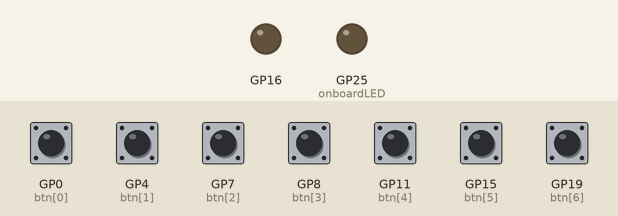
This program was run on a simulated Raspberry Pi Pico running MicroPython. Shown: output pins drawn as LEDs (lit = HIGH). Inputs (shaded band) come from the test bench; at power-on: GP0 (btn[0]), GP4 (btn[1]), GP7 (btn[2]), GP8 (btn[3]), GP11 (btn[4]), GP15 (btn[5]), GP19 (btn[6]) HIGH.

Above: at 7.9 s.
8.0 s: GP19 (btn[6]) pulled LOW for 0.15 s
At 8.8 s:
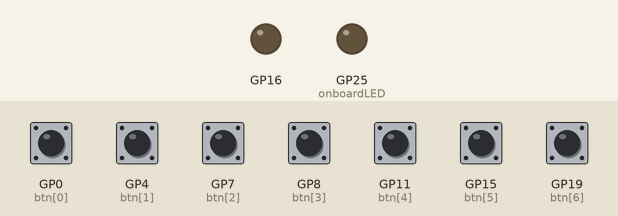
10.3 s: GP11 (btn[4]) pulled LOW for 0.15 s
At 15.5 s:
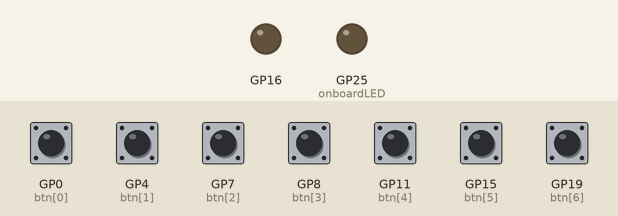
15.8 s: GP8 (btn[3]) pulled LOW for 1 s
At 20.4 s:
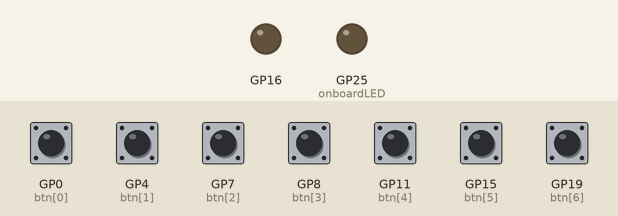
Timing chart, 0 to 20.8 s (numbered marks = the images above; inputs shaded):
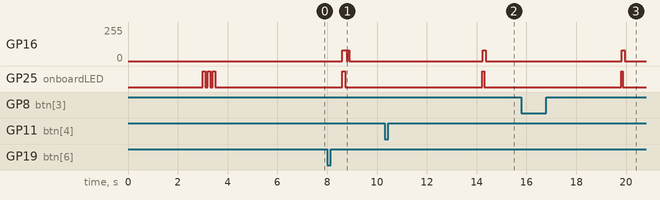

Measured:
- after the input at 8.0 s, GP16: 0/255 → 82/255 after 0.60 s, → 0/255 0.29 s later; GP25 (onboardLED): LOW → HIGH after 0.60 s, → LOW 0.12 s later
- after the input at 10.3 s, GP16: 0/255 → 82/255 after 3.9 s, → 0/255 0.13 s later; GP25 (onboardLED): LOW → HIGH after 3.9 s, → LOW 0.07 s later
- after the input at 15.8 s, GP16: 0/255 → 82/255 after 4.0 s, → 0/255 0.13 s later; GP25 (onboardLED): LOW → HIGH after 4.0 s, → LOW 0.07 s later

The program:

main.py
```python
import utime, json
from UpyIrTx import UpyIrTx
from machine import Pin, lightsleep

class IRUART:
    def __init__(
        self,
        uart            = 0,
        tx              = 16,
        rx              = 17,
        irConfigFile    = "./config/irConfig.json"
    ):
        txPin           = Pin(tx, Pin.OUT)
        self.tx         = UpyIrTx(uart, txPin)
        with open(irConfigFile, "r", encoding = "UTF-8") as irFile:
            self.irData = json.loads(irFile.read())

    def send_data(self, pinID):
        cmd             = self.irData.get(pinID, "0,0")
        sendData        = [int(i) for i in cmd.split(",")]
        # print(sendData)
        self.tx.send(sendData)


class FLAGS:
    button = ""
    lastTrigger = 0

class Button(Pin):
    def __init__(self, pinID, mode, setInterrupt = True):
        self.pinID      = pinID
        super().__init__(self.pinID, Pin.IN, mode)
        if setInterrupt:
            self.irq(trigger=Pin.IRQ_FALLING, handler=self.handler)

    def handler(self, pin):
        now = utime.ticks_ms()
        if utime.ticks_diff(now, FLAGS.lastTrigger) < 200: # チャタリング対策
            return
        FLAGS.lastTrigger   = now
        FLAGS.button        = f"GP{self.pinID}"

class RemotePico:
    def __init__(self):
        self.buttonPin          = []
        self.onboardLED         = Pin(25, Pin.OUT)

        for p in [0, 4, 7, 8, 11, 15, 19]:
            btn                 = Button(p, Pin.PULL_UP, setInterrupt = True)
            self.buttonPin.append(btn)

        self.irUART             = IRUART()
        utime.sleep(3)          # KeyboardInterrupt用
        self.led_blinking(3)

    def led_blinking(self, count, t = 0.1):
        for i in range(count):
            self.onboardLED.value(1)
            utime.sleep(t)
            self.onboardLED.value(0)
            utime.sleep(t)

    def loop(self):
        while True:
            if FLAGS.button != "":
                self.onboardLED.value(1)
                self.irUART.send_data(FLAGS.button)
                FLAGS.button = ""
                self.onboardLED.value(0)
                utime.sleep(0.5)

            lightsleep(5000)

if __name__ == "__main__":
    rp = RemotePico()
    rp.loop()
```

UpyIrTx.py
```python
from rp2 import PIO, asm_pio, StateMachine
from micropython import const

# IR TX class for RaspberryPi pico
# micropython v1.17 - v1.18(latest as of 2022/5)

@asm_pio(autopull=True, pull_thresh=32, sideset_init=PIO.OUT_LOW)
def pio_wave():
    T = const(26)      # Period: 1/38kHz*1M [us]
    OF_TIM = const(18) # Duty(30%) off time [us]
    OF_POR = const(0)  # Idle level
    ON_TIM = const(8)  # Duty(30%) on time [us]
    ON_POR = const(1)  # not Idle level
    wrap_target()
    out(x, 32).side(OF_POR)
    label('on')
    set(y, ON_TIM).side(ON_POR)
    label('on_loop')
    jmp(x_dec, 'mid1').side(ON_POR)
    label('mid1')
    jmp(not_x, 'of').side(ON_POR)
    jmp(y_dec, 'on_loop').side(ON_POR)
    set(y, OF_TIM).side(OF_POR)
    label('of_loop')
    jmp(x_dec, 'mid2').side(OF_POR)
    label('mid2')
    jmp(not_x, 'of').side(OF_POR)
    jmp(y_dec, 'of_loop').side(OF_POR)
    jmp('on').side(OF_POR)
    label('of')
    out(x, 32).side(OF_POR)
    label('stay')
    jmp(x_dec, 'stay').side(OF_POR)[2]
    wrap()

class UpyIrTx():

    # Fixed: (freq=38000, duty=30, idle_level=0)
    def __init__(self, ch, pin, *args, **kwargs):
        self._sm = None
        if ch < 0 or ch > 7:
            raise(IndexError())
        self._sm = StateMachine(ch, pio_wave, freq=3000000, sideset_base=pin)
        self._sm.active(1)

    def __del__(self):
        if self._sm:
            self._sm.active(0)

    def send(self, signal_tuple):
        # Blocking until transmission
        if not signal_tuple:
            return(True)
        if len(signal_tuple) % 2 == 0:
            return(False)
        for i in signal_tuple:
            self._sm.put(i)
        self._sm.put(100)  # Last idle level 100us
        return(True)

    def send_cls(self, ir_rx):
        # Blocking until transmission
        if ir_rx.get_record_size() != 0:
            return(self.send(ir_rx.get_calibrate_list()))
        else:
            return(False)
```
